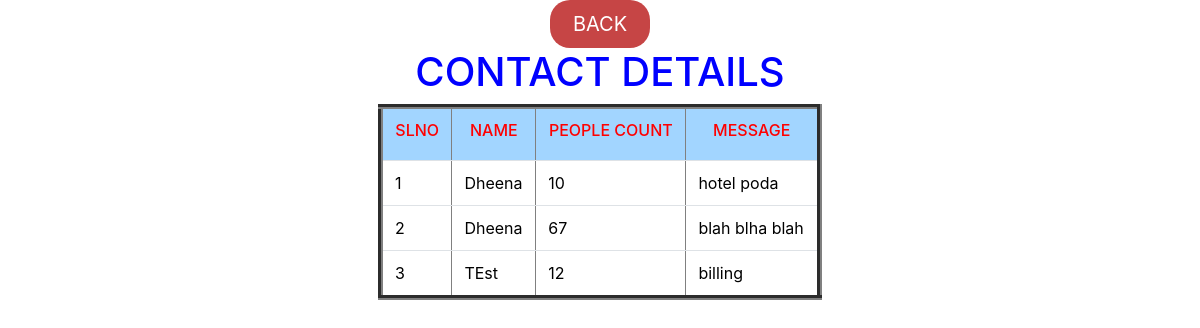
Page /contactdetails.php (signed in) on the committed database.
### tables this page shows
CREATE TABLE `contact` (
  `id` int(10) NOT NULL,
  `Name` text NOT NULL,
  `People` text NOT NULL,
  `date` text NOT NULL,
  `Message` text NOT NULL
);

### contactdetails.php (the view, shortened to what this page needs)
<center>
	<a href="adminview.php" style="text-decoration: none;"><button type="button" class="btn btn-lg btn-block  btn-custom" style="width: 100px;">BACK</button></a>
</center>
<?php
$con=mysqli_connect("localhost","root","  ","bhavya");
$result = mysqli_query($con,"SELECT * FROM contact");
echo "<center>";
echo "<table border='5' style='width:37%'  class='table table-hover' bgcolor='lightgreen'>
<tr style='background-color: #a2d5ff;'>
<font color='red'>
<td><b><h6><center><font color='RED'>SLNO</font></center></h6></b></td>
<td><b><h6><center><font color='RED'>NAME</font></center></h6></b></td>
<td><b><h6><center><font color='red'>PEOPLE COUNT</font></center></h6></b></td>
<td><b><h6><center><font color='RED'>MESSAGE</font></center></h6></b></td>
</tr></font>";
echo "<h1><font color='blue'>CONTACT DETAILS<h1></font>";
$i=0;
while($row = mysqli_fetch_array($result))
	{$i++;
		echo "<tr>";
		echo "<td><font color='black'>" . $i. "</td>";
		echo "<td><font color='black'>" . ucwords($row['Name']). "</td>";
		echo "<td><font color='black'>" . $row['People'] . "</td>";
		echo "<td><font color='black'>" . $row['Message'] . "</td>";
		echo "</tr>";
	}
	echo "</table>";
	echo "</center>";
	?>
	<link href="bootstrap.css" rel="stylesheet" id="bootstrap-css">
	<link href="style.css" rel="stylesheet">

### style.css (style rules this page uses)
.btn-custom { background:#C64545; color:#fff; border-radius:20px }

### rows in the picture
contact: Name "Dheena", People "10", Message "hotel poda"
contact: Name "Dheena", People "67", Message "blah blha blah"
contact: Name "TEst", People "12", Message "billing"
